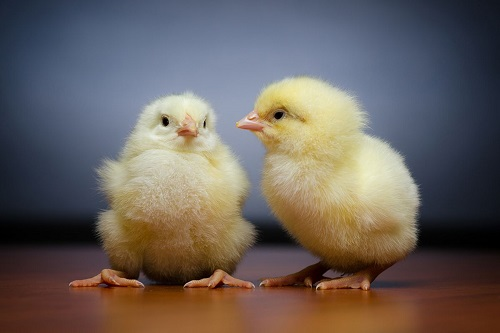
%> input picture Image_processing/reflection x-yaxis/chicks.jpg, 500 x 333 px
$ octave xy.m   (GNU Octave 9; MATLAB toolbox functions it lacks are replaced by stand-ins)
%> lines starting %> are read from the running program, lines starting %| are printed output that depends on the picture
%image_proc_6.m : Write a program to take reflection of an image along
%x-axis and then along y-axis

clc;
clear all;
close all;
file1=input('\nEnter Input Image File Name = ','s');
%> the answer given: chicks.jpg
file2=input('Enter Output Image File Name = ','s');
%> the answer given: out.png
x=imread(file1);
%> x is the input picture: size 333x500x3 uint8; mean R, G, B 105.6, 97.1, 92.5
[r,c,d]=size(x);
%> r = 333; c = 500; d = 3
y=x;
y(r+1:2*r,1:c,1:d)=x(r:-1:1,1:c,1:d); %x-axis
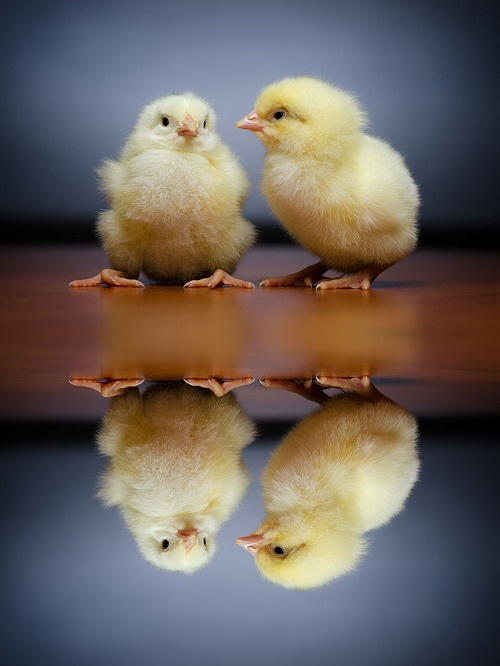
%> y: size 666x500x3 uint8; mean R, G, B 105.6, 97.1, 92.5
y(1:2*r,c+1:2*c,1:d)=y(2*r:-1:1,1:c,1:d);  %y-axis
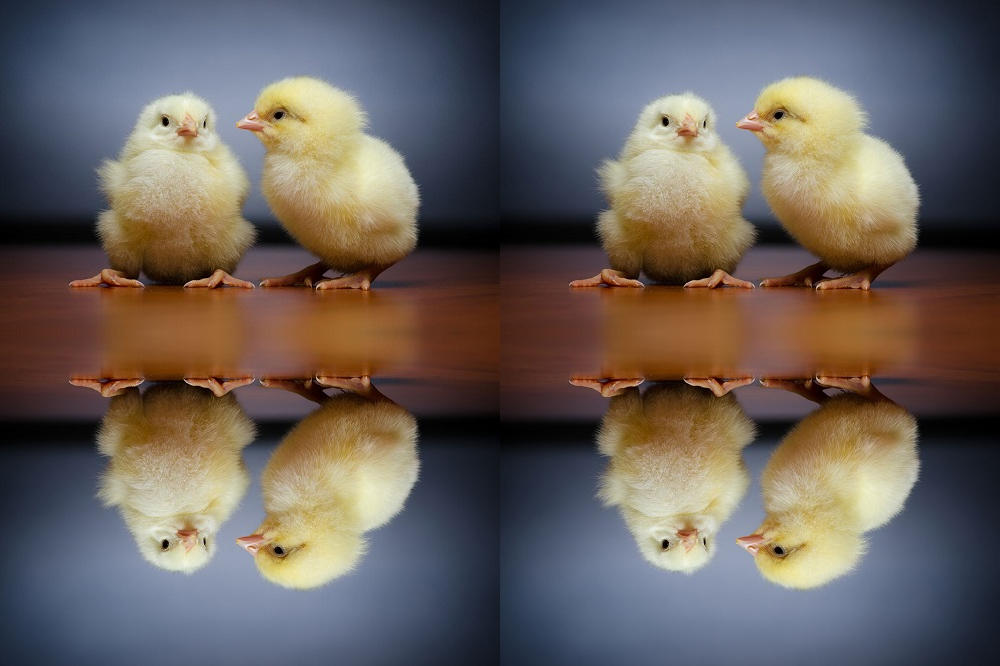
%> y: size 666x1000x3 uint8; mean R, G, B 105.6, 97.1, 92.5
imwrite(y,file2);
imshow(y);
%end
